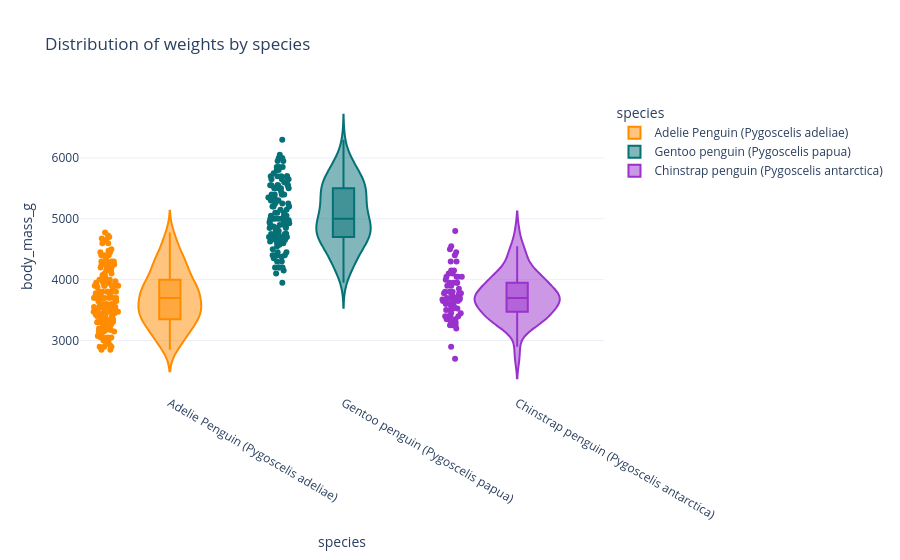

Notebook code for this chart:
### Markdown cell above
# 2. EDA Visualizations (Directly run Notebook first)

### Code cell
# 1. Distribution: Weight by Species
fig1 = px.violin(df, y="body_mass_g", x="species", color="species", 
                 box=True, points="all", hover_data=df.columns,
                 title="Distribution of weights by species",
                 color_discrete_map=COLORS)
fig1.show()

### Figure 1 — Plotly figure (JSON) as saved in the notebook; plotly's stock layout.template omitted (floating-point values rounded to 4 significant figures; data arrays with more than 128 entries replaced by an {"elided": "..."} marker saying what was removed)
{"data": [{"alignmentgroup": "True", "box": {"visible": true}, "customdata": {"elided": "152x14 mixed values"}, "hovertemplate": "species=%{x}<br>body_mass_g=%{y}<br>study_name=%{customdata[0]}<br>sample_number=%{customdata[1]}<br>region=%{customdata[2]}<br>island=%{customdata[3]}<br>stage=%{customdata[4]}<br>individual_id=%{customdata[5]}<br>clutch_completion=%{customdata[6]}<br>date_egg=%{customdata[7]}<br>bill_length_mm=%{customdata[8]}<br>bill_depth_mm=%{customdata[9]}<br>flipper_length_mm=%{customdata[10]}<br>sex=%{customdata[11]}<br>delta_15_n=%{customdata[12]}<br>delta_13_c=%{customdata[13]}<extra></extra>", "legendgroup": "Adelie Penguin (Pygoscelis adeliae)", "marker": {"color": "#FF8C00"}, "name": "Adelie Penguin (Pygoscelis adeliae)", "offsetgroup": "Adelie Penguin (Pygoscelis adeliae)", "orientation": "v", "points": "all", "scalegroup": "True", "showlegend": true, "type": "violin", "x": {"elided": "152 str values"}, "x0": " ", "xaxis": "x", "y": {"elided": "152 float values"}, "y0": " ", "yaxis": "y"}, {"alignmentgroup": "True", "box": {"visible": true}, "customdata": {"elided": "124x14 mixed values"}, "hovertemplate": "species=%{x}<br>body_mass_g=%{y}<br>study_name=%{customdata[0]}<br>sample_number=%{customdata[1]}<br>region=%{customdata[2]}<br>island=%{customdata[3]}<br>stage=%{customdata[4]}<br>individual_id=%{customdata[5]}<br>clutch_completion=%{customdata[6]}<br>date_egg=%{customdata[7]}<br>bill_length_mm=%{customdata[8]}<br>bill_depth_mm=%{customdata[9]}<br>flipper_length_mm=%{customdata[10]}<br>sex=%{customdata[11]}<br>delta_15_n=%{customdata[12]}<br>delta_13_c=%{customdata[13]}<extra></extra>", "legendgroup": "Gentoo penguin (Pygoscelis papua)", "marker": {"color": "#057076"}, "name": "Gentoo penguin (Pygoscelis papua)", "offsetgroup": "Gentoo penguin (Pygoscelis papua)", "orientation": "v", "points": "all", "scalegroup": "True", "showlegend": true, "type": "violin", "x": ["Gentoo penguin (Pygoscelis papua)", "Gentoo penguin (Pygoscelis papua)", "Gentoo penguin (Pygoscelis papua)", "Gentoo penguin (Pygoscelis papua)", "Gentoo penguin (Pygoscelis papua)", "Gentoo penguin (Pygoscelis papua)", "Gentoo penguin (Pygoscelis papua)", "Gentoo penguin (Pygoscelis papua)", "Gentoo penguin (Pygoscelis papua)", "Gentoo penguin (Pygoscelis papua)", "Gentoo penguin (Pygoscelis papua)", "Gentoo penguin (Pygoscelis papua)", "Gentoo penguin (Pygoscelis papua)", "Gentoo penguin (Pygoscelis papua)", "Gentoo penguin (Pygoscelis papua)", "Gentoo penguin (Pygoscelis papua)", "Gentoo penguin (Pygoscelis papua)", "Gentoo penguin (Pygoscelis papua)", "Gentoo penguin (Pygoscelis papua)", "Gentoo penguin (Pygoscelis papua)", "Gentoo penguin (Pygoscelis papua)", "Gentoo penguin (Pygoscelis papua)", "Gentoo penguin (Pygoscelis papua)", "Gentoo penguin (Pygoscelis papua)", "Gentoo penguin (Pygoscelis papua)", "Gentoo penguin (Pygoscelis papua)", "Gentoo penguin (Pygoscelis papua)", "Gentoo penguin (Pygoscelis papua)", "Gentoo penguin (Pygoscelis papua)", "Gentoo penguin (Pygoscelis papua)", "Gentoo penguin (Pygoscelis papua)", "Gentoo penguin (Pygoscelis papua)", "Gentoo penguin (Pygoscelis papua)", "Gentoo penguin (Pygoscelis papua)", "Gentoo penguin (Pygoscelis papua)", "Gentoo penguin (Pygoscelis papua)", "Gentoo penguin (Pygoscelis papua)", "Gentoo penguin (Pygoscelis papua)", "Gentoo penguin (Pygoscelis papua)", "Gentoo penguin (Pygoscelis papua)", "Gentoo penguin (Pygoscelis papua)", "Gentoo penguin (Pygoscelis papua)", "Gentoo penguin (Pygoscelis papua)", "Gentoo penguin (Pygoscelis papua)", "Gentoo penguin (Pygoscelis papua)", "Gentoo penguin (Pygoscelis papua)", "Gentoo penguin (Pygoscelis papua)", "Gentoo penguin (Pygoscelis papua)", "Gentoo penguin (Pygoscelis papua)", "Gentoo penguin (Pygoscelis papua)", "Gentoo penguin (Pygoscelis papua)", "Gentoo penguin (Pygoscelis papua)", "Gentoo penguin (Pygoscelis papua)", "Gentoo penguin (Pygoscelis papua)", "Gentoo penguin (Pygoscelis papua)", "Gentoo penguin (Pygoscelis papua)", "Gentoo penguin (Pygoscelis papua)", "Gentoo penguin (Pygoscelis papua)", "Gentoo penguin (Pygoscelis papua)", "Gentoo penguin (Pygoscelis papua)", "Gentoo penguin (Pygoscelis papua)", "Gentoo penguin (Pygoscelis papua)", "Gentoo penguin (Pygoscelis papua)", "Gentoo penguin (Pygoscelis papua)", "Gentoo penguin (Pygoscelis papua)", "Gentoo penguin (Pygoscelis papua)", "Gentoo penguin (Pygoscelis papua)", "Gentoo penguin (Pygoscelis papua)", "Gentoo penguin (Pygoscelis papua)", "Gentoo penguin (Pygoscelis papua)", "Gentoo penguin (Pygoscelis papua)", "Gentoo penguin (Pygoscelis papua)", "Gentoo penguin (Pygoscelis papua)", "Gentoo penguin (Pygoscelis papua)", "Gentoo penguin (Pygoscelis papua)", "Gentoo penguin (Pygoscelis papua)", "Gentoo penguin (Pygoscelis papua)", "Gentoo penguin (Pygoscelis papua)", "Gentoo penguin (Pygoscelis papua)", "Gentoo penguin (Pygoscelis papua)", "Gentoo penguin (Pygoscelis papua)", "Gentoo penguin (Pygoscelis papua)", "Gentoo penguin (Pygoscelis papua)", "Gentoo penguin (Pygoscelis papua)", "Gentoo penguin (Pygoscelis papua)", "Gentoo penguin (Pygoscelis papua)", "Gentoo penguin (Pygoscelis papua)", "Gentoo penguin (Pygoscelis papua)", "Gentoo penguin (Pygoscelis papua)", "Gentoo penguin (Pygoscelis papua)", "Gentoo penguin (Pygoscelis papua)", "Gentoo penguin (Pygoscelis papua)", "Gentoo penguin (Pygoscelis papua)", "Gentoo penguin (Pygoscelis papua)", "Gentoo penguin (Pygoscelis papua)", "Gentoo penguin (Pygoscelis papua)", "Gentoo penguin (Pygoscelis papua)", "Gentoo penguin (Pygoscelis papua)", "Gentoo penguin (Pygoscelis papua)", "Gentoo penguin (Pygoscelis papua)", "Gentoo penguin (Pygoscelis papua)", "Gentoo penguin (Pygoscelis papua)", "Gentoo penguin (Pygoscelis papua)", "Gentoo penguin (Pygoscelis papua)", "Gentoo penguin (Pygoscelis papua)", "Gentoo penguin (Pygoscelis papua)", "Gentoo penguin (Pygoscelis papua)", "Gentoo penguin (Pygoscelis papua)", "Gentoo penguin (Pygoscelis papua)", "Gentoo penguin (Pygoscelis papua)", "Gentoo penguin (Pygoscelis papua)", "Gentoo penguin (Pygoscelis papua)", "Gentoo penguin (Pygoscelis papua)", "Gentoo penguin (Pygoscelis papua)", "Gentoo penguin (Pygoscelis papua)", "Gentoo penguin (Pygoscelis papua)", "Gentoo penguin (Pygoscelis papua)", "Gentoo penguin (Pygoscelis papua)", "Gentoo penguin (Pygoscelis papua)", "Gentoo penguin (Pygoscelis papua)", "Gentoo penguin (Pygoscelis papua)", "Gentoo penguin (Pygoscelis papua)", "Gentoo penguin (Pygoscelis papua)", "Gentoo penguin (Pygoscelis papua)"], "x0": " ", "xaxis": "x", "y": [4500.0, 5700.0, 4450.0, 5700.0, 5400.0, 4550.0, 4800.0, 5200.0, 4400.0, 5150.0, 4650.0, 5550.0, 4650.0, 5850.0, 4200.0, 5850.0, 4150.0, 6300.0, 4800.0, 5350.0, 5700.0, 5000.0, 4400.0, 5050.0, 5000.0, 5100.0, 4100.0, 5650.0, 4600.0, 5550.0, 5250.0, 4700.0, 5050.0, 6050.0, 5150.0, 5400.0, 4950.0, 5250.0, 4350.0, 5350.0, 3950.0, 5700.0, 4300.0, 4750.0, 5550.0, 4900.0, 4200.0, 5400.0, 5100.0, 5300.0, 4850.0, 5300.0, 4400.0, 5000.0, 4900.0, 5050.0, 4300.0, 5000.0, 4450.0, 5550.0, 4200.0, 5300.0, 4400.0, 5650.0, 4700.0, 5700.0, 4650.0, 5800.0, 4700.0, 5550.0, 4750.0, 5000.0, 5100.0, 5200.0, 4700.0, 5800.0, 4600.0, 6000.0, 4750.0, 5950.0, 4625.0, 5450.0, 4725.0, 5350.0, 4750.0, 5600.0, 4600.0, 5300.0, 4875.0, 5550.0, 4950.0, 5400.0, 4750.0, 5650.0, 4850.0, 5200.0, 4925.0, 4875.0, 4625.0, 5250.0, 4850.0, 5600.0, 4975.0, 5500.0, 4725.0, 5500.0, 4700.0, 5500.0, 4575.0, 5500.0, 5000.0, 5950.0, 4650.0, 5500.0, 4375.0, 5850.0, 4875.0, 6000.0, 4925.0, 4202.0, 4850.0, 5750.0, 5200.0, 5400.0], "y0": " ", "yaxis": "y"}, {"alignmentgroup": "True", "box": {"visible": true}, "customdata": {"elided": "68x14 mixed values"}, "hovertemplate": "species=%{x}<br>body_mass_g=%{y}<br>study_name=%{customdata[0]}<br>sample_number=%{customdata[1]}<br>region=%{customdata[2]}<br>island=%{customdata[3]}<br>stage=%{customdata[4]}<br>individual_id=%{customdata[5]}<br>clutch_completion=%{customdata[6]}<br>date_egg=%{customdata[7]}<br>bill_length_mm=%{customdata[8]}<br>bill_depth_mm=%{customdata[9]}<br>flipper_length_mm=%{customdata[10]}<br>sex=%{customdata[11]}<br>delta_15_n=%{customdata[12]}<br>delta_13_c=%{customdata[13]}<extra></extra>", "legendgroup": "Chinstrap penguin (Pygoscelis antarctica)", "marker": {"color": "#9932CC"}, "name": "Chinstrap penguin (Pygoscelis antarctica)", "offsetgroup": "Chinstrap penguin (Pygoscelis antarctica)", "orientation": "v", "points": "all", "scalegroup": "True", "showlegend": true, "type": "violin", "x": ["Chinstrap penguin (Pygoscelis antarctica)", "Chinstrap penguin (Pygoscelis antarctica)", "Chinstrap penguin (Pygoscelis antarctica)", "Chinstrap penguin (Pygoscelis antarctica)", "Chinstrap penguin (Pygoscelis antarctica)", "Chinstrap penguin (Pygoscelis antarctica)", "Chinstrap penguin (Pygoscelis antarctica)", "Chinstrap penguin (Pygoscelis antarctica)", "Chinstrap penguin (Pygoscelis antarctica)", "Chinstrap penguin (Pygoscelis antarctica)", "Chinstrap penguin (Pygoscelis antarctica)", "Chinstrap penguin (Pygoscelis antarctica)", "Chinstrap penguin (Pygoscelis antarctica)", "Chinstrap penguin (Pygoscelis antarctica)", "Chinstrap penguin (Pygoscelis antarctica)", "Chinstrap penguin (Pygoscelis antarctica)", "Chinstrap penguin (Pygoscelis antarctica)", "Chinstrap penguin (Pygoscelis antarctica)", "Chinstrap penguin (Pygoscelis antarctica)", "Chinstrap penguin (Pygoscelis antarctica)", "Chinstrap penguin (Pygoscelis antarctica)", "Chinstrap penguin (Pygoscelis antarctica)", "Chinstrap penguin (Pygoscelis antarctica)", "Chinstrap penguin (Pygoscelis antarctica)", "Chinstrap penguin (Pygoscelis antarctica)", "Chinstrap penguin (Pygoscelis antarctica)", "Chinstrap penguin (Pygoscelis antarctica)", "Chinstrap penguin (Pygoscelis antarctica)", "Chinstrap penguin (Pygoscelis antarctica)", "Chinstrap penguin (Pygoscelis antarctica)", "Chinstrap penguin (Pygoscelis antarctica)", "Chinstrap penguin (Pygoscelis antarctica)", "Chinstrap penguin (Pygoscelis antarctica)", "Chinstrap penguin (Pygoscelis antarctica)", "Chinstrap penguin (Pygoscelis antarctica)", "Chinstrap penguin (Pygoscelis antarctica)", "Chinstrap penguin (Pygoscelis antarctica)", "Chinstrap penguin (Pygoscelis antarctica)", "Chinstrap penguin (Pygoscelis antarctica)", "Chinstrap penguin (Pygoscelis antarctica)", "Chinstrap penguin (Pygoscelis antarctica)", "Chinstrap penguin (Pygoscelis antarctica)", "Chinstrap penguin (Pygoscelis antarctica)", "Chinstrap penguin (Pygoscelis antarctica)", "Chinstrap penguin (Pygoscelis antarctica)", "Chinstrap penguin (Pygoscelis antarctica)", "Chinstrap penguin (Pygoscelis antarctica)", "Chinstrap penguin (Pygoscelis antarctica)", "Chinstrap penguin (Pygoscelis antarctica)", "Chinstrap penguin (Pygoscelis antarctica)", "Chinstrap penguin (Pygoscelis antarctica)", "Chinstrap penguin (Pygoscelis antarctica)", "Chinstrap penguin (Pygoscelis antarctica)", "Chinstrap penguin (Pygoscelis antarctica)", "Chinstrap penguin (Pygoscelis antarctica)", "Chinstrap penguin (Pygoscelis antarctica)", "Chinstrap penguin (Pygoscelis antarctica)", "Chinstrap penguin (Pygoscelis antarctica)", "Chinstrap penguin (Pygoscelis antarctica)", "Chinstrap penguin (Pygoscelis antarctica)", "Chinstrap penguin (Pygoscelis antarctica)", "Chinstrap penguin (Pygoscelis antarctica)", "Chinstrap penguin (Pygoscelis antarctica)", "Chinstrap penguin (Pygoscelis antarctica)", "Chinstrap penguin (Pygoscelis antarctica)", "Chinstrap penguin (Pygoscelis antarctica)", "Chinstrap penguin (Pygoscelis antarctica)", "Chinstrap penguin (Pygoscelis antarctica)"], "x0": " ", "xaxis": "x", "y": [3500.0, 3900.0, 3650.0, 3525.0, 3725.0, 3950.0, 3250.0, 3750.0, 4150.0, 3700.0, 3800.0, 3775.0, 3700.0, 4050.0, 3575.0, 4050.0, 3300.0, 3700.0, 3450.0, 4400.0, 3600.0, 3400.0, 2900.0, 3800.0, 3300.0, 4150.0, 3400.0, 3800.0, 3700.0, 4550.0, 3200.0, 4300.0, 3350.0, 4100.0, 3600.0, 3900.0, 3850.0, 4800.0, 2700.0, 4500.0, 3950.0, 3650.0, 3550.0, 3500.0, 3675.0, 4450.0, 3400.0, 4300.0, 3250.0, 3675.0, 3325.0, 3950.0, 3600.0, 4050.0, 3350.0, 3450.0, 3250.0, 4050.0, 3800.0, 3525.0, 3950.0, 3650.0, 3650.0, 4000.0, 3400.0, 3775.0, 4100.0, 3775.0], "y0": " ", "yaxis": "y"}], "layout": {"legend": {"title": {"text": "species"}, "tracegroupgap": 0}, "title": {"text": "Distribution of weights by species"}, "violinmode": "overlay", "xaxis": {"anchor": "y", "categoryarray": ["Adelie Penguin (Pygoscelis adeliae)", "Gentoo penguin (Pygoscelis papua)", "Chinstrap penguin (Pygoscelis antarctica)"], "categoryorder": "array", "domain": [0, 1], "title": {"text": "species"}}, "yaxis": {"anchor": "x", "domain": [0, 1], "title": {"text": "body_mass_g"}}}}
